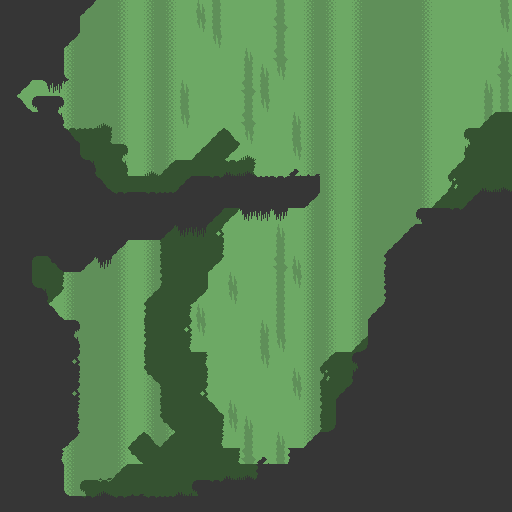

Rendered tile map (Tiled .tmx) drawn with the repository's tilesets; below, a short description and the full map source, tile grids included:
An orthogonal 32x32 tile map with 16x16 px tiles, 3 tile layers (Light, Med, Dark) and 4 objects (PlayerStart, rect 1, cosa, sicreto).

<map version="1.10" tiledversion="1.12.1" orientation="orthogonal" renderorder="right-down" width="32" height="32" tilewidth="16" tileheight="16" infinite="0" nextlayerid="5" nextobjectid="9">
 <editorsettings>
  <export target="../sandbox.json" format="json" />
 </editorsettings>
 <tileset firstgid="1" source="mini-tiles.tsx" />
 <layer id="1" name="Light" width="32" height="32">
  <data encoding="csv">
2,2,2,2,60,57,57,58,59,60,58,59,61,62,59,59,59,62,59,60,58,59,60,57,57,57,58,59,59,59,59,62,
2,2,2,2,60,57,57,58,59,60,58,59,63,62,59,59,59,64,59,60,58,59,60,57,57,57,58,59,59,59,59,63,
2,2,2,2,60,57,57,58,59,60,58,59,59,63,59,59,59,62,59,60,58,59,60,57,57,57,58,59,59,59,59,59,
2,2,2,2,60,57,57,58,59,60,58,59,59,59,59,61,59,64,59,60,58,59,60,57,57,57,58,59,59,59,59,61,
2,2,2,2,60,57,57,58,59,60,58,59,59,59,59,62,61,63,59,60,58,59,60,57,57,57,58,59,59,59,59,64,
2,59,59,59,60,57,57,58,59,60,58,61,59,59,59,64,62,59,59,60,58,59,60,57,57,57,58,59,59,59,61,62,
2,59,59,59,60,57,57,58,59,60,58,62,59,59,59,62,63,59,59,60,58,59,60,57,57,57,58,59,59,59,62,62,
2,2,2,59,60,57,57,58,59,60,58,63,59,59,59,64,59,59,61,60,58,59,60,57,57,57,58,59,59,59,62,2,
2,2,2,2,60,57,57,58,59,60,58,59,59,59,59,63,59,59,62,60,58,59,60,57,57,57,58,59,59,59,2,2,
2,2,2,2,2,57,57,58,59,60,58,59,59,2,59,59,59,59,63,60,58,59,60,57,57,57,58,59,59,59,2,2,
2,2,2,2,2,57,57,58,59,60,58,2,2,2,59,59,59,59,59,60,58,59,60,57,57,57,58,59,59,2,2,2,
2,2,2,2,2,2,57,2,2,60,2,2,2,2,2,2,59,59,2,60,58,59,60,57,57,57,58,59,59,2,2,2,
2,2,2,2,2,2,2,2,2,2,2,2,2,2,2,2,2,2,2,60,58,59,60,57,57,57,58,59,2,2,2,2,
2,2,2,2,2,2,2,2,2,2,2,2,2,2,59,59,59,59,59,60,58,59,60,57,57,57,58,2,2,2,2,2,
2,2,2,2,2,2,2,2,2,2,58,2,2,59,59,59,59,61,59,60,58,59,60,57,57,57,58,2,2,2,2,2,
2,2,2,2,2,2,2,58,59,60,58,2,2,59,59,59,59,62,59,60,58,59,60,57,57,57,2,2,2,2,2,2,
2,2,59,59,2,57,57,58,59,60,58,2,2,59,59,59,59,64,61,60,58,59,60,57,57,57,2,2,2,2,2,2,
2,2,59,59,60,57,57,58,59,60,58,2,2,59,61,59,59,62,63,60,58,59,60,57,57,2,2,2,2,2,2,2,
2,2,59,59,60,57,57,58,59,60,58,2,59,59,63,59,59,62,59,60,58,59,60,57,57,2,2,2,2,2,2,2,
2,2,2,59,60,57,57,58,59,60,58,59,61,59,59,59,59,62,59,60,58,59,60,57,2,2,2,2,2,2,2,2,
2,2,2,2,60,57,57,58,59,60,58,59,63,59,59,59,61,62,59,60,58,59,60,2,2,2,2,2,2,2,2,2,
2,2,2,2,60,57,57,58,59,60,58,59,59,59,59,59,62,63,59,60,58,59,60,2,2,2,2,2,2,2,2,2,
2,2,2,2,60,57,57,58,59,60,58,2,59,59,59,59,63,59,59,60,58,2,2,2,2,2,2,2,2,2,2,2,
2,2,2,2,60,57,57,58,59,60,58,2,59,59,59,59,59,59,61,60,58,2,2,2,2,2,2,2,2,2,2,2,
2,2,2,2,60,57,57,58,59,60,58,2,59,59,59,59,59,59,63,60,58,2,2,2,2,2,2,2,2,2,2,2,
2,2,2,2,60,57,57,58,59,60,58,2,2,59,61,59,59,59,59,60,58,2,2,2,2,2,2,2,2,2,2,2,
2,2,2,2,60,57,57,58,59,60,58,2,2,59,63,61,59,59,59,60,58,2,2,2,2,2,2,2,2,2,2,2,
2,2,2,2,60,57,57,58,59,60,58,2,2,59,59,62,59,61,59,60,58,2,2,2,2,2,2,2,2,2,2,2,
2,2,2,59,60,57,57,58,59,60,58,2,2,2,59,64,59,62,59,2,2,2,2,2,2,2,2,2,2,2,2,2,
2,2,2,2,60,57,57,58,2,60,58,2,2,2,2,2,2,2,2,2,2,2,2,2,2,2,2,2,2,2,2,2,
2,2,2,2,60,57,57,58,2,60,58,2,2,2,2,2,2,2,2,2,2,2,2,2,2,2,2,2,2,2,2,2,
2,2,2,2,60,57,57,58,2,60,58,2,2,2,2,2,2,2,2,2,2,2,2,2,2,2,2,2,2,2,2,2
</data>
 </layer>
 <layer id="2" name="Med" width="32" height="32">
  <data encoding="csv">
2,2,2,2,2,2,2,2,2,2,2,2,2,2,2,2,2,2,2,2,2,2,2,2,2,2,2,2,2,2,2,2,
2,2,2,2,2,2,2,2,2,2,2,2,2,2,2,2,2,2,2,2,2,2,2,2,2,2,2,2,2,2,2,2,
2,2,2,2,2,2,2,2,2,2,2,2,2,2,2,2,2,2,2,2,2,2,2,2,2,2,2,2,2,2,2,2,
2,2,2,2,2,2,2,2,2,2,2,2,2,2,2,2,2,2,2,2,2,2,2,2,2,2,2,2,2,2,2,2,
2,2,2,2,2,2,2,2,2,2,2,2,2,2,2,2,2,2,2,2,2,2,2,2,2,2,2,2,2,2,2,2,
2,2,2,2,2,2,2,2,2,2,2,2,2,2,2,2,2,2,2,2,2,2,2,2,2,2,2,2,2,2,2,2,
2,2,2,2,2,2,2,2,2,2,2,2,2,2,2,2,2,2,2,2,2,2,2,2,2,2,2,2,2,2,2,2,
2,2,2,2,2,2,56,2,2,2,2,2,2,2,2,2,2,2,2,2,2,2,2,2,2,2,2,2,2,2,15,5,
2,2,2,2,7,8,38,2,2,2,2,2,2,15,16,2,2,2,2,2,2,2,2,2,2,2,2,2,2,13,5,5,
2,2,2,2,2,5,5,14,2,2,2,2,15,5,24,56,2,2,2,2,2,2,2,2,2,2,2,2,2,21,5,5,
2,2,2,2,2,5,5,22,2,56,15,5,5,5,7,30,2,2,2,2,2,2,2,2,2,2,2,2,15,5,5,5,
2,2,2,2,2,2,5,5,5,5,5,5,2,5,2,2,2,2,2,2,2,2,2,2,2,2,2,2,45,5,5,5,
2,2,2,2,2,2,2,5,5,5,5,2,2,2,2,2,2,2,2,2,2,2,2,2,2,2,2,15,5,5,2,2,
2,2,2,2,2,2,2,2,2,2,2,2,2,5,24,2,2,2,2,2,2,2,2,2,2,2,2,5,5,2,2,2,
2,2,2,2,2,2,2,2,2,2,5,5,5,46,2,2,2,2,2,2,2,2,2,2,2,2,2,2,2,2,2,2,
2,2,2,2,2,2,2,2,2,2,37,5,5,38,2,2,2,2,2,2,2,2,2,2,2,2,2,2,2,2,2,2,
2,2,5,30,2,2,2,2,2,2,37,5,5,24,2,2,2,2,2,2,2,2,2,2,2,2,2,2,2,2,2,2,
2,2,5,38,2,2,2,2,2,2,29,5,5,2,2,2,2,2,2,2,2,2,2,2,2,2,2,2,2,2,2,2,
2,2,5,24,2,2,2,2,2,15,5,5,24,2,2,2,2,2,2,2,2,2,2,2,2,2,2,2,2,2,2,2,
2,2,2,2,2,2,2,2,2,29,5,30,2,2,2,2,2,2,2,2,2,2,2,2,2,2,2,2,2,2,2,2,
2,2,2,2,2,2,2,2,2,37,5,46,2,2,2,2,2,2,2,2,2,2,2,2,2,2,2,2,2,2,2,2,
2,2,2,2,2,2,2,2,2,29,5,30,2,2,2,2,2,2,2,2,2,2,15,2,2,2,2,2,2,2,2,2,
2,2,2,2,0,2,2,2,2,37,5,5,30,2,2,2,2,2,2,2,15,5,5,2,2,2,2,2,2,2,2,2,
2,2,2,2,2,2,2,2,2,23,5,5,38,2,2,2,2,2,2,2,45,5,5,2,2,2,2,2,2,2,2,2,
2,2,2,2,0,2,2,2,2,2,37,5,46,2,2,2,2,2,2,2,37,5,2,2,2,2,2,2,2,2,2,2,
2,2,2,2,2,2,2,2,2,2,37,5,5,16,2,2,2,2,2,2,29,2,2,2,2,2,2,2,2,2,2,2,
2,2,2,2,2,2,2,2,2,2,23,5,5,38,2,2,2,2,2,2,37,2,2,2,2,2,2,2,2,2,2,2,
2,2,2,2,2,2,2,2,15,16,15,5,5,30,2,2,2,2,2,2,5,2,2,2,2,2,2,2,2,2,2,2,
2,2,2,2,2,2,2,2,23,5,5,5,5,5,38,2,2,2,2,2,2,2,2,2,2,2,2,2,2,2,2,2,
2,2,2,2,2,2,48,15,5,5,5,5,5,5,5,5,5,2,2,2,2,2,2,2,2,2,2,2,2,2,2,2,
2,2,2,2,2,13,7,5,5,5,5,5,5,5,2,2,2,2,2,2,2,2,2,2,2,2,2,2,2,2,2,2,
2,2,2,2,2,5,5,5,2,5,5,5,2,2,2,2,2,2,2,2,2,2,2,2,2,2,2,2,2,2,2,2
</data>
 </layer>
 <layer id="3" name="Dark" width="32" height="32">
  <data encoding="csv">
1,1,1,1,1,20,2,2,2,2,2,2,2,2,2,2,2,2,2,2,2,2,2,2,2,2,2,2,2,2,2,2,
1,1,1,1,1,2,2,2,2,2,2,2,2,2,2,2,2,2,2,2,2,2,2,2,2,2,2,2,2,2,2,2,
1,1,1,1,20,2,2,2,2,2,2,2,2,2,2,2,2,2,2,2,2,2,2,2,2,2,2,2,2,2,2,2,
1,1,1,1,2,2,2,2,2,2,2,2,2,2,2,2,2,2,2,2,2,2,2,2,2,2,2,2,2,2,2,2,
1,1,1,1,35,2,2,2,2,2,2,2,2,2,2,2,2,2,2,2,2,2,2,2,2,2,2,2,2,2,2,2,
1,20,28,50,27,2,2,2,2,2,2,2,2,2,2,2,2,2,2,2,2,2,2,2,2,2,2,2,2,2,2,2,
1,12,9,10,2,2,2,2,2,2,2,2,2,2,2,2,2,2,2,2,2,2,2,2,2,2,2,2,2,2,2,2,
1,1,1,18,2,2,2,2,2,2,2,2,2,2,2,2,2,2,2,2,2,2,2,2,2,2,2,2,2,2,2,2,
1,1,1,1,12,2,2,2,2,2,2,2,2,2,2,2,2,2,2,2,2,2,2,2,2,2,2,2,2,2,2,2,
1,1,1,1,1,35,2,2,2,2,2,2,2,2,2,2,2,2,2,2,2,2,2,2,2,2,2,2,2,2,2,2,
1,1,1,1,1,18,2,2,2,2,2,2,2,2,51,52,2,2,43,44,2,2,2,2,2,2,2,2,2,2,2,2,
1,1,1,1,1,1,12,2,2,2,2,11,1,3,1,1,4,3,1,1,2,2,2,2,2,2,2,2,2,2,51,52,
1,1,1,1,1,1,1,3,1,3,4,1,1,1,1,1,1,1,1,20,2,2,2,2,2,2,2,2,2,11,1,1,
1,1,1,1,1,1,1,1,1,1,1,1,1,20,2,49,50,49,2,2,2,2,2,2,2,2,9,1,3,1,1,1,
1,1,1,1,1,1,1,1,1,1,20,49,50,2,2,2,2,2,2,2,2,2,2,2,2,11,1,1,1,1,1,1,
1,1,1,1,1,1,1,20,2,2,2,2,2,2,2,2,2,2,2,2,2,2,2,2,11,1,1,1,1,1,1,1,
1,1,27,19,1,20,49,2,2,2,2,2,2,2,2,2,2,2,2,2,2,2,2,2,25,1,1,1,1,1,1,1,
1,1,35,2,2,2,2,2,2,2,2,2,2,2,2,2,2,2,2,2,2,2,2,2,33,1,1,1,1,1,1,1,
1,1,18,2,2,2,2,2,2,2,2,2,2,2,2,2,2,2,2,2,2,2,2,2,25,1,1,1,1,1,1,1,
1,1,1,12,2,2,2,2,2,2,2,2,2,2,2,2,2,2,2,2,2,2,2,11,1,1,1,1,1,1,1,1,
1,1,1,1,10,2,2,2,2,2,2,2,2,2,2,2,2,2,2,2,2,2,2,1,1,1,1,1,1,1,1,1,
1,1,1,1,18,2,2,2,2,2,2,2,2,2,2,2,2,2,2,2,2,2,36,1,1,1,1,1,1,1,1,1,
1,1,1,1,42,2,2,2,2,2,2,2,2,2,2,2,2,2,2,2,2,2,9,1,1,1,1,1,1,1,1,1,
1,1,1,1,34,2,2,2,2,2,2,2,2,2,2,2,2,2,2,2,2,2,17,1,1,1,1,1,1,1,1,1,
1,1,1,1,42,2,2,2,2,2,2,2,2,2,2,2,2,2,2,2,2,11,1,1,1,1,1,1,1,1,1,1,
1,1,1,1,26,2,2,2,2,2,2,2,2,2,2,2,2,2,2,2,2,1,1,1,1,1,1,1,1,1,1,1,
1,1,1,1,26,2,2,2,2,2,2,2,2,2,2,2,2,2,2,2,36,1,1,1,1,1,1,1,1,1,1,1,
1,1,1,1,20,2,2,2,2,2,2,2,2,2,2,2,2,2,2,11,1,1,1,1,1,1,1,1,1,1,1,1,
1,1,1,26,2,2,2,2,2,2,2,2,2,2,2,2,43,2,25,1,1,1,1,1,1,1,1,1,1,1,1,1,
1,1,1,1,2,2,2,2,2,2,2,2,2,2,51,52,25,1,1,1,1,1,1,1,1,1,1,1,1,1,1,1,
1,1,1,1,35,2,52,2,44,2,2,51,9,3,1,1,1,1,1,1,1,1,1,1,1,1,1,1,1,1,1,1,
1,1,1,1,1,3,1,3,1,3,4,1,1,1,1,1,1,1,1,1,1,1,1,1,1,1,1,1,1,1,1,1
</data>
 </layer>
 <objectgroup id="4" name="Object Layer 1">
  <object id="1" name="PlayerStart" x="75" y="122.5">
   <point />
  </object>
  <object id="5" name="rect 1" x="156.5" y="52" width="58.5" height="47.5" />
  <object id="7" name="cosa" x="319" y="173.5" width="138" height="34" />
  <object id="8" name="sicreto" x="69.5" y="454.5" width="51.5" height="39" />
 </objectgroup>
</map>
